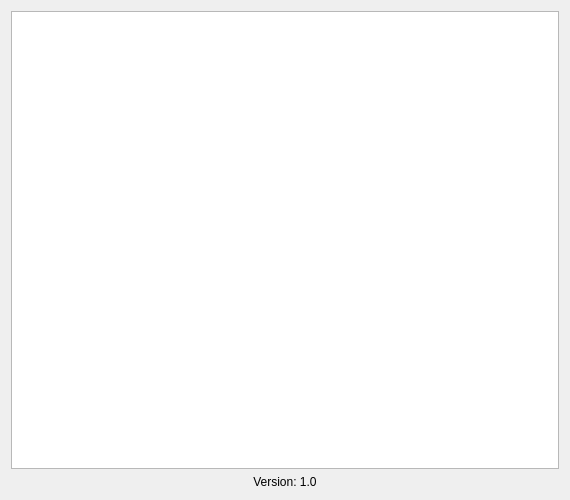
<?xml version="1.0" encoding="UTF-8"?>
<ui version="4.0">
 <class>AboutWindow</class>
 <widget class="QDialog" name="AboutWindow">
  <property name="geometry">
   <rect>
    <x>0</x>
    <y>0</y>
    <width>570</width>
    <height>500</height>
   </rect>
  </property>
  <property name="minimumSize">
   <size>
    <width>570</width>
    <height>500</height>
   </size>
  </property>
  <property name="maximumSize">
   <size>
    <width>16777215</width>
    <height>16777215</height>
   </size>
  </property>
  <property name="windowTitle">
   <string>О программе</string>
  </property>
  <layout class="QVBoxLayout" name="verticalLayout">
   <item>
    <widget class="QTextBrowser" name="AboutView">
     <property name="undoRedoEnabled">
      <bool>true</bool>
     </property>
     <property name="html">
      <string notr="true">&lt;!DOCTYPE HTML PUBLIC &quot;-//W3C//DTD HTML 4.0//EN&quot; &quot;http://www.w3.org/TR/REC-html40/strict.dtd&quot;&gt;
&lt;html&gt;&lt;head&gt;&lt;meta name=&quot;qrichtext&quot; content=&quot;1&quot; /&gt;&lt;style type=&quot;text/css&quot;&gt;
p, li { white-space: pre-wrap; }
&lt;/style&gt;&lt;/head&gt;&lt;body style=&quot; font-family:'Ubuntu'; font-size:11pt; font-weight:400; font-style:normal;&quot;&gt;
&lt;p style=&quot;-qt-paragraph-type:empty; margin-top:0px; margin-bottom:0px; margin-left:0px; margin-right:0px; -qt-block-indent:0; text-indent:0px;&quot;&gt;&lt;br /&gt;&lt;/p&gt;&lt;/body&gt;&lt;/html&gt;</string>
     </property>
     <property name="textInteractionFlags">
      <set>Qt::TextSelectableByMouse</set>
     </property>
     <property name="source">
      <url>
       <string>qrc:/WiFi Hostapd AP.desktop</string>
      </url>
     </property>
     <property name="openLinks">
      <bool>false</bool>
     </property>
    </widget>
   </item>
   <item>
    <widget class="QLabel" name="version">
     <property name="text">
      <string>Version: 1.0</string>
     </property>
     <property name="alignment">
      <set>Qt::AlignCenter</set>
     </property>
    </widget>
   </item>
  </layout>
 </widget>
 <resources/>
 <connections/>
</ui>
